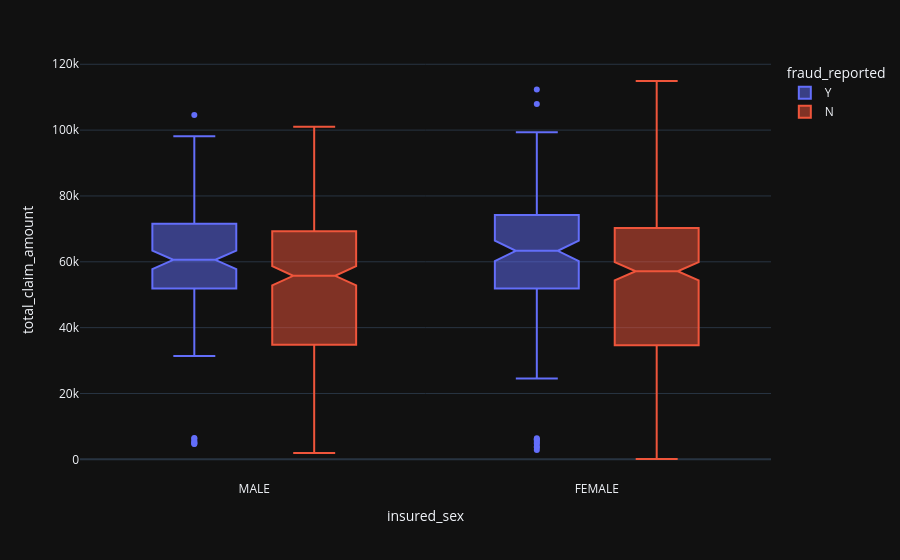

Notebook code for this chart:
### Markdown cell above
-Lets Show the Total Claim amount Vs Fraud Reported According to Male & Female

### Code cell
fig=px.box(df,x='insured_sex',y='total_claim_amount',color='fraud_reported',notched=True,template='plotly_dark')
fig.show()

### Figure 1 — Plotly figure (JSON) as saved in the notebook; plotly's stock layout.template omitted (floating-point values rounded to 4 significant figures; data arrays with more than 128 entries replaced by an {"elided": "..."} marker saying what was removed)
{"data": [{"alignmentgroup": "True", "hovertemplate": "fraud_reported=Y<br>insured_sex=%{x}<br>total_claim_amount=%{y}<extra></extra>", "legendgroup": "Y", "marker": {"color": "#636efa"}, "name": "Y", "notched": true, "offsetgroup": "Y", "orientation": "v", "showlegend": true, "type": "box", "x": {"elided": "247 str values"}, "x0": " ", "xaxis": "x", "y": {"elided": "247 int values"}, "y0": " ", "yaxis": "y"}, {"alignmentgroup": "True", "hovertemplate": "fraud_reported=N<br>insured_sex=%{x}<br>total_claim_amount=%{y}<extra></extra>", "legendgroup": "N", "marker": {"color": "#EF553B"}, "name": "N", "notched": true, "offsetgroup": "N", "orientation": "v", "showlegend": true, "type": "box", "x": {"elided": "753 str values"}, "x0": " ", "xaxis": "x", "y": {"elided": "753 int values"}, "y0": " ", "yaxis": "y"}], "layout": {"boxmode": "group", "legend": {"title": {"text": "fraud_reported"}, "tracegroupgap": 0}, "margin": {"t": 60}, "xaxis": {"anchor": "y", "domain": [0, 1], "title": {"text": "insured_sex"}}, "yaxis": {"anchor": "x", "domain": [0, 1], "title": {"text": "total_claim_amount"}}}}
